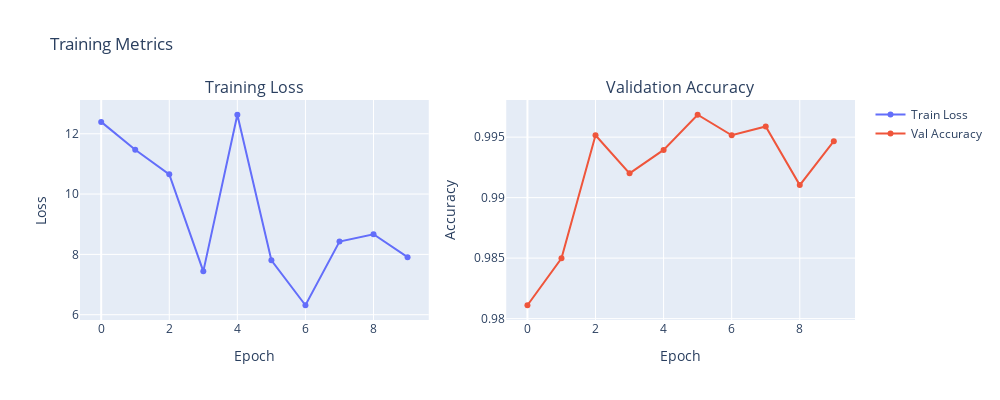

Write notebook code for a chart like this one.
### Code cell
fig = make_subplots(rows=1, cols=2, subplot_titles=("Training Loss", "Validation Accuracy"))

fig.add_trace(
    go.Scatter(y=train_losses, name="Train Loss"),
    row=1, col=1
)

fig.add_trace(
    go.Scatter(y=val_accuracies, name="Val Accuracy"),
    row=1, col=2
)

fig.update_layout(height=400, width=1000, title_text="Training Metrics")
fig.update_xaxes(title_text="Epoch", row=1, col=1)
fig.update_xaxes(title_text="Epoch", row=1, col=2)
fig.update_yaxes(title_text="Loss", row=1, col=1)
fig.update_yaxes(title_text="Accuracy", row=1, col=2)
fig.show()

### Figure 1 — Plotly figure (JSON) as saved in the notebook; plotly's stock layout.template omitted (floating-point values rounded to 4 significant figures)
{"data": [{"name": "Train Loss", "type": "scatter", "xaxis": "x", "y": [12.39, 11.47, 10.65, 7.437, 12.63, 7.804, 6.313, 8.426, 8.669, 7.907], "yaxis": "y"}, {"name": "Val Accuracy", "type": "scatter", "xaxis": "x2", "y": [0.9811, 0.985, 0.9952, 0.992, 0.9939, 0.9969, 0.9952, 0.9959, 0.991, 0.9947], "yaxis": "y2"}], "layout": {"annotations": [{"font": {"size": 16}, "showarrow": false, "text": "Training Loss", "x": 0.225, "xanchor": "center", "xref": "paper", "y": 1, "yanchor": "bottom", "yref": "paper"}, {"font": {"size": 16}, "showarrow": false, "text": "Validation Accuracy", "x": 0.775, "xanchor": "center", "xref": "paper", "y": 1, "yanchor": "bottom", "yref": "paper"}], "height": 400, "title": {"text": "Training Metrics"}, "width": 1000, "xaxis": {"anchor": "y", "domain": [0, 0.45], "title": {"text": "Epoch"}}, "xaxis2": {"anchor": "y2", "domain": [0.55, 1], "title": {"text": "Epoch"}}, "yaxis": {"anchor": "x", "domain": [0, 1], "title": {"text": "Loss"}}, "yaxis2": {"anchor": "x2", "domain": [0, 1], "title": {"text": "Accuracy"}}}}
